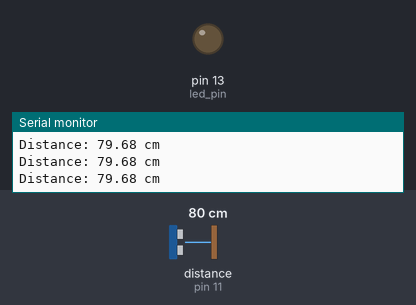
A sketch run on a simulated Arduino Uno, built with avr-gcc and run on an emulated ATmega328P. Parts: output pins drawn as LEDs (lit = HIGH), the last lines printed to the serial monitor. Wiring (inferred from the names in the program): ultrasonic range finder: trigger pin 10; echo pin 11. The test bench sets the inputs (shaded band); at power-on: distance to the obstacle (sensor on pin 11) 80 cm. The echo pulse lasts 58.3 µs per cm; pins used as bus, display or sensor lines are not drawn.

Above: at 1.3 s.
1.4 s: distance to the obstacle (sensor on pin 11) set to 53 cm
2.9 s: distance to the obstacle (sensor on pin 11) set to 47 cm
At 3.7 s:
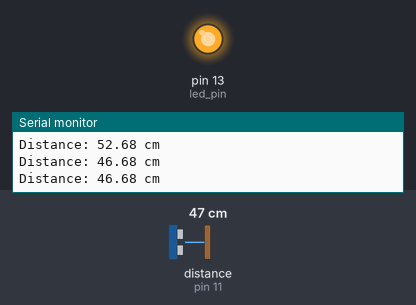
4.5 s: distance to the obstacle (sensor on pin 11) set to 120 cm
At 5.5 s:
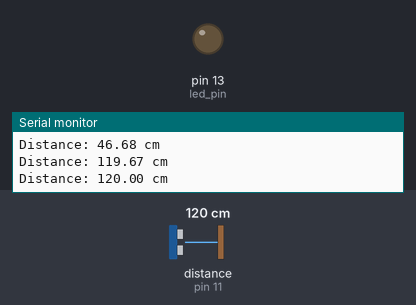
Timing chart, 0 to 7.5 s (numbered marks = the images above; inputs shaded):
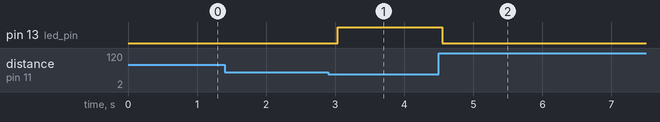

The sketch:

ultra_sonic_sensor.ino
```cpp
int echo_pin = 11;
int trig_pin = 10;
int ping_travel_time;


//
const int button_pin = 12;  // the number of the pushbutton pin
const int led_pin = 13;     // the number of the LED pin


void setup() {
  //  WTF is this?
  Serial.begin(9600);

  pinMode(led_pin, OUTPUT);

  pinMode(trig_pin,OUTPUT);
  pinMode(echo_pin,INPUT);
}

void loop() {
  // Trigger the sensor to measure distance
  digitalWrite(trig_pin, LOW);
  delayMicroseconds(2);
  digitalWrite(trig_pin, HIGH);
  delayMicroseconds(10);
  digitalWrite(trig_pin, LOW);

  // Measure the time taken for the ultrasonic pulse to return
  ping_travel_time = pulseIn(echo_pin, HIGH);

  // Calculate distance in centimeters (speed of sound is 343 m/s)
  float distance_cm = (ping_travel_time * 0.0343) / 2;

  Serial.print("Distance: ");
  Serial.print(distance_cm);
  Serial.println(" cm");

  // If an object is detected within a certain range, turn on the LED
  if (distance_cm > 0 && distance_cm < 50) {
    digitalWrite(led_pin, HIGH); // Turn on the LED
  } else {
    digitalWrite(led_pin, LOW);  // Turn off the LED
  }

  delay(500); // Delay for a short interval before taking the next reading
}
```

Measured:
- the behaviour switches between 51 and 50 cm on distance to the obstacle (sensor on pin 11) (found by bisection; images 0 and 1)
- after the input at 2.9 s, pin 13 (led_pin): LOW → HIGH after 0.13 s
- after the input at 4.5 s, pin 13 (led_pin): HIGH → LOW after 0.05 s
